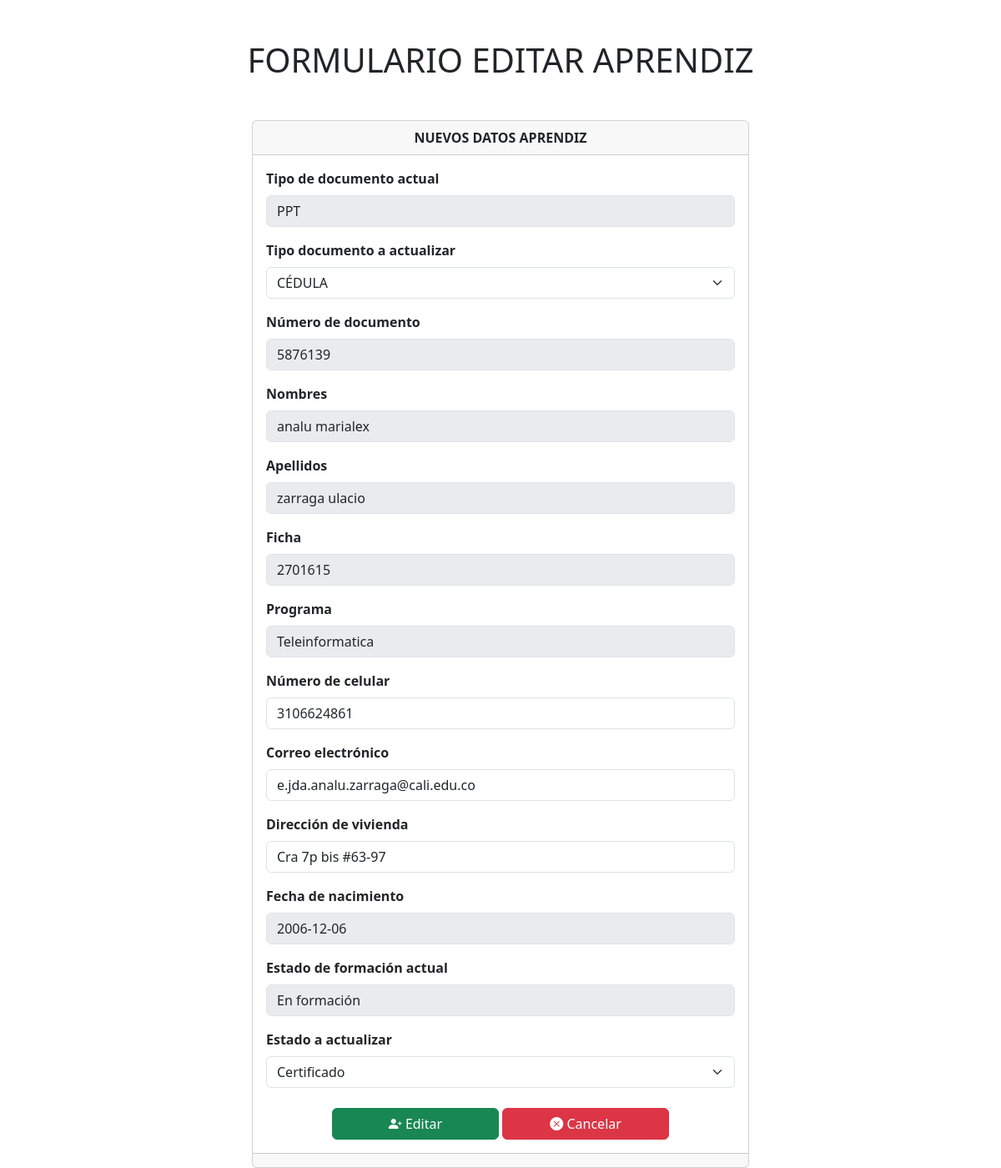
/views/editar_aprendiz.php?id=30, run on the app's committed database.
### tables this page shows
CREATE TABLE `aprendices_amt` (
  `id` int(11) NOT NULL,
  `tipo_documento` varchar(255) DEFAULT NULL,
  `numero_documento` int(255) NOT NULL,
  `nombres` varchar(255) DEFAULT NULL,
  `apellidos` varchar(255) DEFAULT NULL,
  `ficha` varchar(255) DEFAULT NULL,
  `programa` varchar(255) DEFAULT NULL,
  `numero_celular` varchar(255) DEFAULT NULL,
  `correo` varchar(255) DEFAULT NULL,
  `direccion_vivienda` varchar(255) DEFAULT NULL,
  `fecha_nacimiento` date DEFAULT NULL,
  `colegio` varchar(255) DEFAULT NULL,
  `estado_actual` varchar(255) DEFAULT NULL
);

### views/editar_aprendiz.php (the view, shortened to what this page needs)
<?php
include("../config/conn.php");
$id = $_GET['id'];
$query = $conn->query("SELECT * FROM `aprendices_amt` WHERE id = $id");
?>
<!doctype html>
<html lang="en">
<head>
    <link href="https://cdn.jsdelivr.net/npm/bootstrap@5.3.2/dist/css/bootstrap.min.css" rel="stylesheet"
 />
    <link rel="stylesheet" href="https://cdn.jsdelivr.net/npm/bootstrap-icons@1.11.3/font/bootstrap-icons.min.css">
</head>
<body>
    <main>
        <h1 class="mt-5 mb-5 text-center">FORMULARIO EDITAR APRENDIZ</h1>
        <div class="row justify-content-center align-items-center g-2">
            <div class="col-6">
                <div class="card">
                    <div class="card-header text-center fw-bold">NUEVOS DATOS APRENDIZ</div>
                    <div class="card-body">
                        <?php while ($aprendices = $query->fetchObject()) { ?>
                            <form action="../controllers/editar.php" method="post">
                                <div class="mb-3">
                                    <label for="" class="form-label fw-bold">Tipo de documento actual</label>
                                    <input type="text" class="form-control" name="" id="tipo_documento_actual"
                                        autocomplete="off" value="<?= $aprendices->tipo_documento ?>" disabled />
                                </div>
                                <div class="mb-3">
                                    <label for="" class="form-label fw-bold">Tipo documento a actualizar</label>
                                    <select class="form-select form-select" name="tipo_documento" id="tipo_documento">
                                        <option value="CC">CÉDULA</option>
                                    </select>
                                </div>
                                <div class="mb-3">
                                    <label for="" class="form-label fw-bold">Número de documento</label>
                                    <input type="text" class="form-control" name="numero_documento" id="numero_documento"
                                        autocomplete="off" value="<?= $aprendices->numero_documento ?>" disabled />
                                </div>
                                <div class="mb-3">
                                    <label for="" class="form-label fw-bold">Nombres</label>
                                    <input type="text" class="form-control" name="nombres" id="nombres" autocomplete="off"
                                        value="<?= $aprendices->nombres ?>" disabled />
                                </div>
                                <div class="mb-3">
                                    <label for="" class="form-label fw-bold">Apellidos</label>
                                    <input type="text" class="form-control" name="apellidos" id="apellidos"
                                        autocomplete="off" value="<?= $aprendices->apellidos ?>" disabled />
                                </div>
                                <div class="mb-3">
                                    <label for="" class="form-label fw-bold">Ficha</label>
                                    <input type="text" class="form-control" name="ficha" id="ficha" autocomplete="off"
                                        value="<?= $aprendices->ficha ?>" disabled />
                                </div>
                                <div class="mb-3">
                                    <label for="" class="form-label fw-bold">Programa</label>
                                    <input type="text" class="form-control" name="programa" id="programa" autocomplete="off"
                                        value="<?= $aprendices->programa ?>" disabled />
                                </div>
                                <div class="mb-3">
                                    <label for="" class="form-label fw-bold">Número de celular</label>
                                    <input type="text" class="form-control" name="numero_celular" id="numero_celular"
                                        autocomplete="off" value="<?= $aprendices->numero_celular ?>" />
                                </div>
                                <div class="mb-3">
                                    <label for="" class="form-label fw-bold">Correo electrónico</label>
                                    <input type="text" class="form-control" name="correo" id="correo" autocomplete="off"
                                        value="<?= $aprendices->correo ?>" />
                                </div>
                                <div class="mb-3">
                                    <label for="" class="form-label fw-bold">Dirección de vivienda</label>
                                    <input type="text" class="form-control" name="direccion_vivienda"
                                        id="direccion_vivienda" autocomplete="off"
                                        value="<?= $aprendices->direccion_vivienda ?>" />
                                </div>
                                <div class="mb-3">
                                    <label for="" class="form-label fw-bold">Fecha de nacimiento</label>
                                    <input type="text" class="form-control" name="fecha_nacimiento" id="fecha_nacimiento"
                                        autocomplete="off" value="<?= $aprendices->fecha_nacimiento ?>" disabled />
                                </div>
                                <div class="mb-3">
                                    <label for="" class="form-label fw-bold">Estado de formación actual</label>
                                    <input type="text" class="form-control" name="" id="" autocomplete="off"
                                        value="<?= $aprendices->estado_actual ?>" disabled />
                                </div>
                                <div class="mb-3">
                                    <label for="" class="form-label fw-bold">Estado a actualizar</label>
                                    <select class="form-select form-select" name="estado_actual" id="estado_actual">
                                        <option value="Certificado">Certificado</option>
                                    </select>
                                </div>
                            <?php } ?>
                            <div class="text-center mt-4">
                                <button style="width: 200px;" type="submit" class="btn btn-success"><i
                                        class="bi bi-person-plus-fill"></i> Editar</button>
                                <a style="width: 200px;" name="cancelar" id="cancelar" class="btn btn-danger"
                                    href="../index.php" role="button"><i class="bi bi-x-circle-fill"></i> Cancelar</a>
                            </div>
                            </form>
                    </div>
                    <div class="card-footer text-muted"></div>
                </div>
            </div>
        </div>
    </main>
</body>
</html>

### data on the page
aprendices_amt: tipo_documento "PPT", numero_documento "5876139", nombres "analu marialex", apellidos "zarraga ulacio", ficha "2701615", programa "Teleinformatica", numero_celular "3106624861", correo "e.jda.analu.zarraga@cali.edu.co", direccion_vivienda "Cra 7p bis #63-97", fecha_nacimiento "2006-12-06", estado_actual "En formación"
